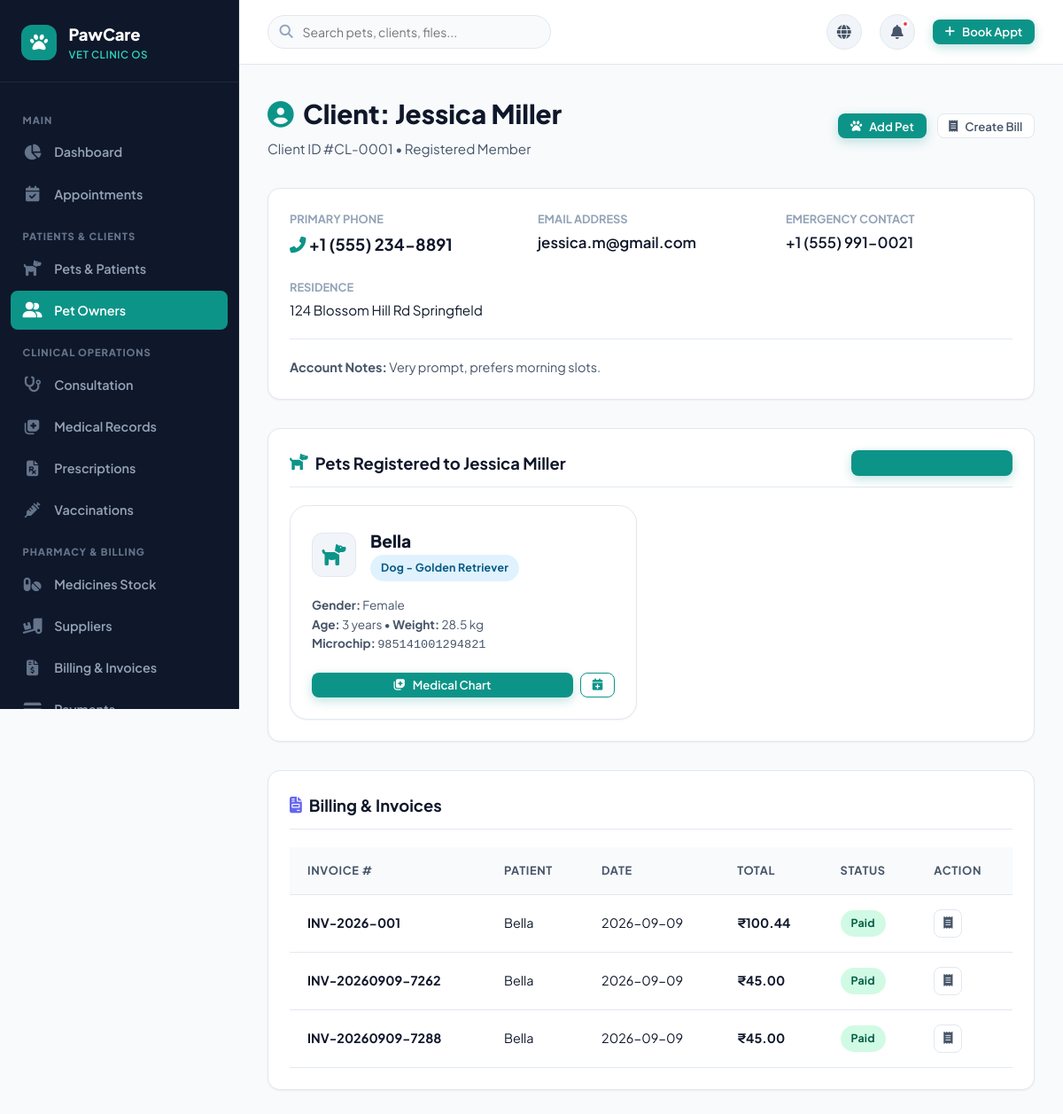
Page /owners/1 (signed in) on the committed database.
### tables this page shows
CREATE TABLE owners (
    id INTEGER PRIMARY KEY AUTOINCREMENT,
    name VARCHAR(120) NOT NULL,
    email VARCHAR(120),
    phone VARCHAR(30) NOT NULL,
    address TEXT,
    city VARCHAR(80),
    emergency_contact VARCHAR(80),
    notes TEXT,
    created_at TIMESTAMP DEFAULT CURRENT_TIMESTAMP
);

CREATE TABLE pets (
    id INTEGER PRIMARY KEY AUTOINCREMENT,
    owner_id INTEGER NOT NULL,
    name VARCHAR(80) NOT NULL,
    species VARCHAR(50) NOT NULL, -- Dog, Cat, Bird, Rabbit, Reptile, etc.
    breed VARCHAR(80),
    gender VARCHAR(10) DEFAULT 'Unknown', -- Male, Female, Neutered Male, Spayed Female
    date_of_birth DATE,
    age_years INTEGER DEFAULT 0,
    weight REAL DEFAULT 0.0, -- in kg
    color VARCHAR(50),
    microchip_id VARCHAR(100),
    photo VARCHAR(255) DEFAULT 'default_pet.png',
    allergies TEXT,
    medical_notes TEXT,
    created_at TIMESTAMP DEFAULT CURRENT_TIMESTAMP,
    FOREIGN KEY (owner_id) REFERENCES owners (id) ON DELETE CASCADE
);

CREATE TABLE invoices (
    id INTEGER PRIMARY KEY AUTOINCREMENT,
    invoice_number VARCHAR(50) UNIQUE NOT NULL,
    owner_id INTEGER NOT NULL,
    pet_id INTEGER NOT NULL,
    appointment_id INTEGER,
    invoice_date DATE DEFAULT (DATE('now')),
    subtotal REAL NOT NULL DEFAULT 0.00,
    tax_amount REAL NOT NULL DEFAULT 0.00,
    discount_amount REAL DEFAULT 0.00,
    total_amount REAL NOT NULL DEFAULT 0.00,
    payment_status VARCHAR(20) DEFAULT 'unpaid', -- 'paid', 'unpaid', 'partial'
    notes TEXT,
    created_at TIMESTAMP DEFAULT CURRENT_TIMESTAMP,
    FOREIGN KEY (owner_id) REFERENCES owners (id) ON DELETE CASCADE,
    FOREIGN KEY (pet_id) REFERENCES pets (id) ON DELETE CASCADE,
    FOREIGN KEY (appointment_id) REFERENCES appointments (id) ON DELETE SET NULL
);

### app.py (the view)
@app.route('/owners/<int:id>')
@login_required
def owner_details(id):
    db = get_db()
    owner = db.execute("SELECT * FROM owners WHERE id = ?", (id,)).fetchone()
    if not owner:
        abort(404)
    pets = db.execute("SELECT * FROM pets WHERE owner_id = ? ORDER BY name ASC", (id,)).fetchall()
    invoices = db.execute("""
        SELECT i.*, p.name as pet_name
        FROM invoices i
        JOIN pets p ON i.pet_id = p.id
        WHERE i.owner_id = ?
        ORDER BY i.invoice_date DESC
    """, (id,)).fetchall()
    return render_template('owner_details.html', owner=owner, pets=pets, invoices=invoices)

### app.py (called while the page is built)
def get_db():
    if 'db' not in g:
        g.db = sqlite3.connect(
            app.config['DATABASE'],
            detect_types=sqlite3.PARSE_DECLTYPES
        )
        g.db.row_factory = sqlite3.Row
        g.db.execute("PRAGMA foreign_keys = ON;")
    return g.db

def init_db():
    db = get_db()
    cur = db.cursor()
    cur.execute("SELECT name FROM sqlite_master WHERE type='table' AND name='users';")
    if cur.fetchone() is None:
        if os.path.exists(app.config['SQL_SCHEMA']):
            with open(app.config['SQL_SCHEMA'], mode='r', encoding='utf-8') as f:
                db.cursor().executescript(f.read())
            db.commit()

@app.before_request
def setup_database_if_needed():
    init_db()

def login_required(view):
    from functools import wraps
    @wraps(view)
    def wrapped_view(**kwargs):
        if 'user_id' not in session:
            flash('Please log in to access this page.', 'warning')
            return redirect(url_for('login', next=request.url))
        return view(**kwargs)
    return wrapped_view

### templates/owner_details.html (shortened to what this page needs)
{% extends "base.html" %}
{% block content %}
<div class="page-header">
  <div class="page-header-text">
    <h1><i class="fas fa-user-circle" style="color: var(--primary);"></i> Client: {{ owner.name }}</h1>
    <p>Client ID #CL-{{ "%04d"|format(owner.id) }} &bull; Registered Member</p>
  </div>
  <div class="page-actions">
    <a href="{{ url_for('add_pet', owner_id=owner.id) }}" class="btn btn-primary btn-sm">
      <i class="fas fa-paw"></i> Add Pet
    </a>
    <a href="{{ url_for('create_bill') }}?owner_id={{ owner.id }}" class="btn btn-secondary btn-sm">
      <i class="fas fa-receipt"></i> Create Bill
    </a>
  </div>
</div>
<div class="dashboard-card" style="margin-bottom: 2rem;">
  <div style="display: grid; grid-template-columns: repeat(auto-fit, minmax(220px, 1fr)); gap: 1.5rem;">
    <div>
      <div style="font-size: 0.8rem; color: var(--text-muted); text-transform: uppercase; font-weight: 700;">Primary Phone</div>
      <div style="font-size: 1.15rem; font-weight: 700; color: var(--text-primary); margin-top: 0.2rem;">
        <i class="fas fa-phone-alt" style="color: var(--primary);"></i> {{ owner.phone }}
      </div>
    </div>
    <div>
      <div style="font-size: 0.8rem; color: var(--text-muted); text-transform: uppercase; font-weight: 700;">Email Address</div>
      <div style="font-size: 1.05rem; font-weight: 600; color: var(--text-primary); margin-top: 0.2rem;">
        {{ owner.email or 'None provided' }}
      </div>
    </div>
    <div>
      <div style="font-size: 0.8rem; color: var(--text-muted); text-transform: uppercase; font-weight: 700;">Emergency Contact</div>
      <div style="font-size: 1.05rem; font-weight: 600; color: var(--text-primary); margin-top: 0.2rem;">
        {{ owner.emergency_contact or 'None' }}
      </div>
    </div>
    <div>
      <div style="font-size: 0.8rem; color: var(--text-muted); text-transform: uppercase; font-weight: 700;">Residence</div>
      <div style="font-size: 0.95rem; color: var(--text-primary); margin-top: 0.2rem;">
        {{ owner.address or '-' }} {{ owner.city or '' }}
      </div>
    </div>
  </div>
  {% if owner.notes %}
  <div style="margin-top: 1.25rem; padding-top: 1.25rem; border-top: 1px solid var(--border-color); font-size: 0.9rem; color: var(--text-secondary);">
    <strong>Account Notes:</strong> {{ owner.notes }}
  </div>
  {% endif %}
</div>
<div class="dashboard-card" style="margin-bottom: 2rem;">
  <div class="dashboard-card-header">
    <h3><i class="fas fa-dog" style="color: var(--primary);"></i> Pets Registered to {{ owner.name }}</h3>
    <a href="{{ url_for('add_pet', owner_id=owner.id) }}" class="btn btn-primary btn-sm">
      <i class="fas fa-plus"></i> Register Another Pet
    </a>
  </div>
  {% if pets %}
  <div class="card-grid" style="grid-template-columns: repeat(auto-fill, minmax(280px, 1fr));">
    {% for pet in pets %}
    <div class="feature-card" style="padding: 1.5rem;">
      <div style="display: flex; gap: 1rem; align-items: center; margin-bottom: 1rem;">
        <div class="table-avatar" style="width: 50px; height: 50px; font-size: 1.5rem;">
          {% if pet.species == 'Cat' %}<i class="fas fa-cat"></i>
          {% elif pet.species == 'Bird' %}<i class="fas fa-dove"></i>
          {% else %}<i class="fas fa-dog"></i>{% endif %}
        </div>
        <div>
          <h4 style="font-size: 1.2rem; font-weight: 800;">{{ pet.name }}</h4>
          <span class="badge badge-info">{{ pet.species }} - {{ pet.breed or 'Mixed' }}</span>
        </div>
      </div>
      <div style="font-size: 0.85rem; color: var(--text-secondary); margin-bottom: 1.25rem;">
        <div><strong>Gender:</strong> {{ pet.gender }}</div>
        <div><strong>Age:</strong> {{ pet.age_years }} years &bull; <strong>Weight:</strong> {{ pet.weight }} kg</div>
        <div><strong>Microchip:</strong> <code>{{ pet.microchip_id or 'Unchipped' }}</code></div>
      </div>
      <div style="display: flex; gap: 0.5rem;">
        <a href="{{ url_for('pet_details', id=pet.id) }}" class="btn btn-primary btn-sm" style="flex: 1;">
          <i class="fas fa-notes-medical"></i> Medical Chart
        </a>
        <a href="{{ url_for('add_appointment', pet_id=pet.id) }}" class="btn btn-outline btn-sm" title="Book Appointment">
          <i class="fas fa-calendar-plus"></i>
        </a>
      </div>
    </div>
    {% endfor %}
  </div>
  {% endif %}
</div>
<div class="dashboard-card">
  <div class="dashboard-card-header">
    <h3><i class="fas fa-file-invoice" style="color: var(--secondary);"></i> Billing & Invoices</h3>
  </div>
  {% if invoices %}
  <div class="table-responsive">
    <table class="custom-table">
      <thead>
        <tr>
          <th>Invoice #</th>
          <th>Patient</th>
          <th>Date</th>
          <th>Total</th>
          <th>Status</th>
          <th>Action</th>
        </tr>
      </thead>
      <tbody>
        {% for inv in invoices %}
        <tr>
          <td><strong>{{ inv.invoice_number }}</strong></td>
          <td>{{ inv.pet_name }}</td>
          <td>{{ inv.invoice_date }}</td>
          <td><strong>₹{{ "%.2f"|format(inv.total_amount) }}</strong></td>
          <td><span class="badge badge-{{ inv.payment_status }}">{{ inv.payment_status }}</span></td>
          <td>
            <a href="{{ url_for('invoice_details', id=inv.id) }}" class="action-btn" title="View Invoice">
              <i class="fas fa-receipt"></i>
            </a>
          </td>
        </tr>
        {% endfor %}
      </tbody>
    </table>
  </div>
  {% endif %}
</div>
{% endblock %}

### static/css/style.css (style rules this page uses)
:root { --primary: #0d9488; --primary-hover: #0f766e; --primary-light: #ccfbf1; --primary-dark: #115e59; --secondary: #6366f1; --secondary-light: #e0e7ff; --accent: #f59e0b; --accent-light: #fef3c7; --success: #10b981; --success-light: #d1fae5; --danger: #ef4444; --danger-light: #fee2e2; --warning: #f59e0b; --info: #0284c7; --info-light: #e0f2fe; --bg-main: #f8fafc; --bg-card: #ffffff; --bg-sidebar: #0f172a; --bg-subtle: #f1f5f9; --text-primary: #0f172a; --text-secondary: #475569; --text-muted: #94a3b8; --text-light: #f8fafc; --border-color: #e2e8f0; --border-radius-sm: 8px; --border-radius-md: 14px; --border-radius-lg: 20px; --border-radius-full: 9999px; --shadow-sm: 0 1px 2px 0 rgba(0, 0, 0, 0.05); --shadow-md: 0 4px 6px -1px rgba(0, 0, 0, 0.07), 0 2px 4px -1px rgba(0, 0, 0, 0.04); --shadow-lg: 0 10px 15px -3px rgba(0, 0, 0, 0.08), 0 4px 6px -2px rgba(0, 0, 0, 0.04); --shadow-xl: 0 20px 25px -5px rgba(0, 0, 0, 0.1), 0 10px 10px -5px rgba(0, 0, 0, 0.04); --transition: all 0.25s cubic-bezier(0.4, 0, 0.2, 1); }
* { margin: 0; padding: 0; box-sizing: border-box; }
body { font-family: 'Plus Jakarta Sans', -apple-system, BlinkMacSystemFont, sans-serif; background-color: var(--bg-main); color: var(--text-primary); line-height: 1.6; overflow-x: hidden; }
a { color: inherit; text-decoration: none; transition: var(--transition); }
.btn { display: inline-flex; align-items: center; justify-content: center; gap: 0.5rem; font-weight: 600; font-size: 0.925rem; padding: 0.65rem 1.35rem; border-radius: var(--border-radius-md); border: 1px solid transparent; cursor: pointer; transition: var(--transition); line-height: 1; }
.btn-primary { background-color: var(--primary); color: #ffffff; box-shadow: 0 4px 12px rgba(13, 148, 136, 0.25); }
.btn-secondary { background-color: #ffffff; color: var(--text-secondary); border: 1px solid var(--border-color); }
.btn-outline { background: transparent; color: var(--primary); border: 1.5px solid var(--primary); }
.btn-sm { padding: 0.4rem 0.8rem; font-size: 0.825rem; border-radius: var(--border-radius-sm); }
.badge { display: inline-flex; align-items: center; gap: 0.35rem; font-size: 0.775rem; font-weight: 700; padding: 0.3rem 0.75rem; border-radius: var(--border-radius-full); text-transform: capitalize; letter-spacing: 0.02em; }
.badge-success, .badge-paid, .badge-up_to_date, .badge-completed { background: var(--success-light); color: #065f46; }
.badge-info, .badge-scheduled, .badge-admin { background: var(--info-light); color: #075985; }
.card-grid { display: grid; grid-template-columns: repeat(auto-fit, minmax(280px, 1fr)); gap: 2rem; }
.feature-card { background: var(--bg-card); border-radius: var(--border-radius-lg); padding: 2.25rem 1.75rem; border: 1px solid var(--border-color); box-shadow: var(--shadow-sm); transition: var(--transition); position: relative; overflow: hidden; }

### static/css/dashboard.css (style rules this page uses)
.page-header { display: flex; align-items: center; justify-content: space-between; margin-bottom: 2rem; flex-wrap: wrap; gap: 1rem; }
.page-header-text h1 { font-size: 1.85rem; font-weight: 800; color: var(--text-primary); display: flex; align-items: center; gap: 0.65rem; }
.page-header-text p { color: var(--text-secondary); font-size: 0.95rem; margin-top: 0.2rem; }
.page-actions { display: flex; align-items: center; gap: 0.75rem; }
.dashboard-card { background: #ffffff; border-radius: var(--border-radius-md); border: 1px solid var(--border-color); box-shadow: var(--shadow-sm); padding: 1.5rem; }
.dashboard-card-header { display: flex; align-items: center; justify-content: space-between; margin-bottom: 1.25rem; padding-bottom: 0.75rem; border-bottom: 1px solid var(--border-color); }
.dashboard-card-header h3 { font-size: 1.15rem; font-weight: 700; color: var(--text-primary); display: flex; align-items: center; gap: 0.5rem; }
.dashboard-card-header a { font-size: 0.85rem; font-weight: 600; color: var(--primary); }

### rows in the picture
owners: name "Jessica Miller", id "0001", phone "+1 (555) 234-8891", email "jessica.m@gmail.com", emergency_contact "+1 (555) 991-0021", address "124 Blossom Hill Rd", city "Springfield", notes "Very prompt, prefers morning slots."
pets: name "Bella", species "Dog", breed "Golden Retriever", gender "Female", age_years "3", weight "28.5", microchip "985141001294821"
invoices: invoice_number "INV-2026-001", pet_name "Bella", invoice_date "2026-09-09", total_amount "100.44", payment_status "Paid"
invoices: invoice_number "INV-20260909-7262", pet_name "Bella", invoice_date "2026-09-09", total_amount "45.00", payment_status "Paid"
invoices: invoice_number "INV-20260909-7288", pet_name "Bella", invoice_date "2026-09-09", total_amount "45.00", payment_status "Paid"
